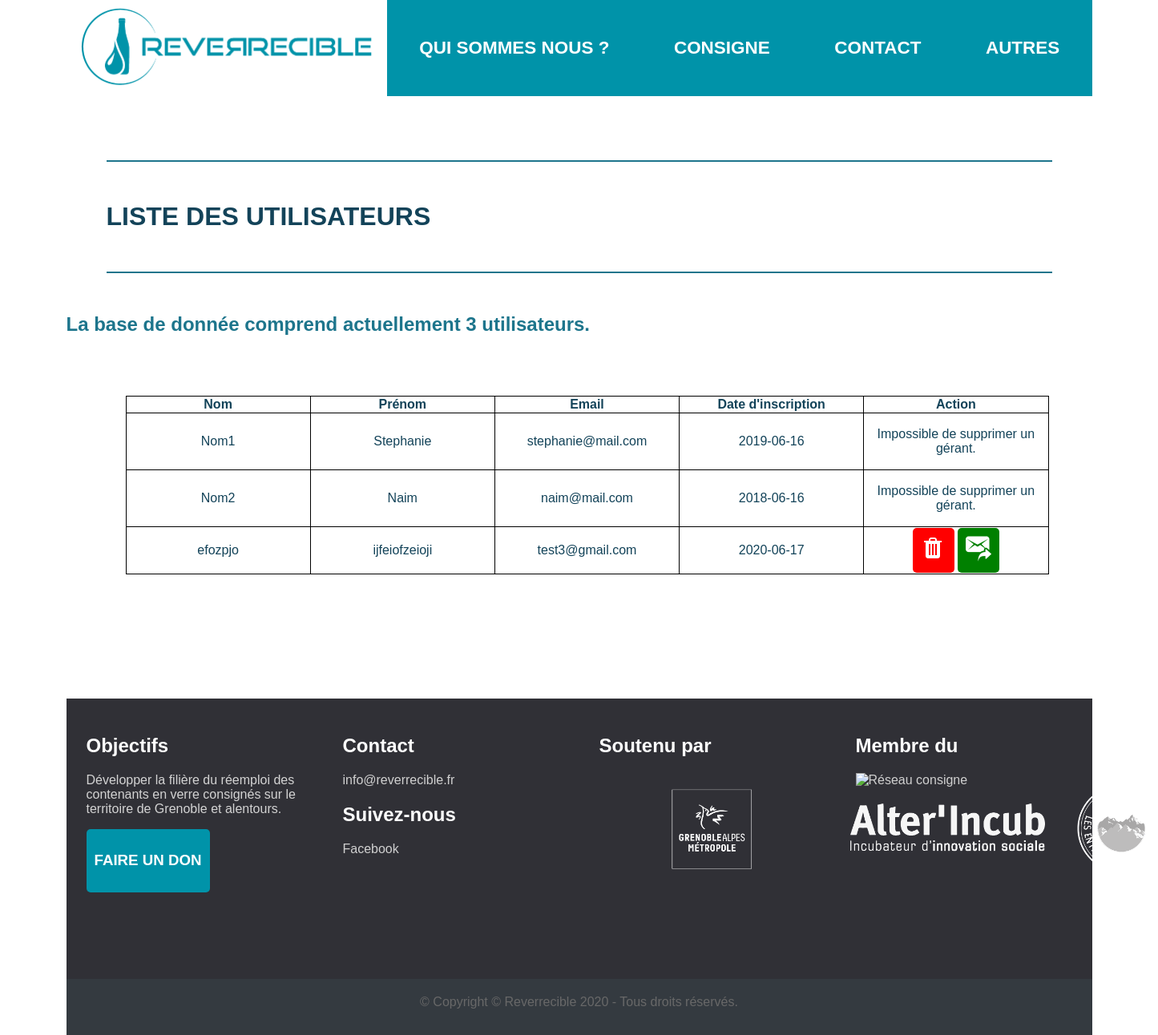
The page /Controleur/utilisateursCTRL.php (signed in) on the database its author committed.
### tables this page shows
CREATE TABLE user(
  mail VARCHAR(30) PRIMARY KEY,
  nom VARCHAR(25),
  prenom VARCHAR(25),
  mdp VARCHAR(25),
  gerant SMALLINT,
  dateinscription DATE DEFAULT(date('now'))
);

### Modele/DAO.class.php (called while the page is built, shortened)
<?php
  require_once('../Modele/User.class.php');
  class DAO {
    private $db;
    private $database = '../Modele/data/db/reverrecible.db';
    public function __construct() {
      try {
        $this->db = new PDO("sqlite:".$this->database);
      } catch (PDOException $e) {
        die("PDO Error :".$e->getMessage()." '".$this->database."'\n");
      }
    }
    public function getAllUsers(){
      $query = "SELECT * FROM user ORDER BY nom";
      $sql= $this->db->query($query);
      $utilisateurs = $sql->fetchAll(PDO::FETCH_ASSOC);
      $listeUtilisateurs = array();
      foreach ($utilisateurs as $user ) {
        array_push($listeUtilisateurs,new User($user));
      }
      return $listeUtilisateurs;
    }
  }
  ?>

### Modele/User.class.php (called while the page is built, shortened)
<?php
  class User {
    protected $nom;
    protected $prenom;
    protected $mail;
    protected $gerant;
    protected $dateinscription;
    public function getNom() {return $this->nom;}
    public function getPrenom() {return $this->prenom;}
    public function getEMail() {return $this->mail;}
    public function getGerant() {return $this->gerant;}
    public function getDateInscription() {return $this->dateinscription;}
  }
  ?>

### Vues/utilisateurs.php (the view, shortened to what this page needs)
<!DOCTYPE html>
<html lang="fr" dir="ltr">
  <head>
    <link rel="stylesheet" href="../Vues/Style/main.css">
  </head>
  <body>
    <header>
      <nav>
      <ul>
        <li id="logoMenu"><a href="mainCTRL.php"><img src="../Vues/Style/Logo.png" alt="logo"></a></li>
        <li><a href="quisommesnousCTRL.php"><h3>QUI SOMMES NOUS ?</h3></a></li>
        <li><a href="consigneCTRL.php"><h3>CONSIGNE</h3></a></li>
        <li><a href="contactCTRL.php"><h3>CONTACT</h3></a></li>
        <li class="dropdown">
          <a href="javascript:void(0)" class="dropbtn"><h3>AUTRES</h3></a>
        </li>
      </ul>
    </nav>
    <div class="separateurTop"></div>
    </header>
    <h1>LISTE DES UTILISATEURS</h1>
    <div class="separateur"></div>
    <?php if ($users != null) {?>
    <h2>La base de donnée comprend actuellement <?= count($users) ?> utilisateurs.</h2>
    <article class="sousArticle">
    <table>
    <tr>
      <th>Nom</th>
      <th>Prénom</th>
      <th>Email</th>
      <th>Date d'inscription</th>
      <th>Action</th>
    </tr>
  <?php } else {?>
    <p style="color : red">Aucune demande de point disponible.</p>
  <?php } ?>
    <?php foreach ($users as $user) { ?>
      <tr>
                <?php
                $nom = $user->getNom();
                $prenom = $user->getPrenom();
                $mail = $user->getEMail();
                $date = $user->getDateInscription();
                 ?>
                <td><?=$nom?></td>
                <td><?=$prenom?></td>
                <td><?=$mail?></td>
                <td><?=$date?></td>
                <?php if ($user->getGerant() != 1) {?>
                <td><a class="bouton" style="background-color: red;" href="supprimerUtilisateurCTRL.php?utilisateur=<?=$mail?>">
                  <img style="max-width:32px; max-height:32px;" src="../Vues/Style/icons8-supprimer-32.png" alt="supprimer"></a>
                <a class="bouton" style="background-color: green;" href="mailto:<?=$mail?>">
                    <img style="max-width:32px; max-height:32px;" src="../Vues/Style/forward-32.png" alt="supprimer"></a></td>
              <?php } else {?>
                <td><p>Impossible de supprimer un gérant.</p></td>
              <?php }}?>
      </tr>
      </table>
    </article>
    <?php require_once('footer.php'); ?>
  </body>
</html>

### Vues/Style/main.css (style rules this page uses)
body { max-width: 1280px; padding: 0px; margin: auto; font-family: Tahoma, Geneva, sans-serif; color: #134359; }
.separateurTop { margin-top: 200px; margin-bottom: 50px; margin-left: 50px; margin-right: 50px; border-bottom: 2px solid #1d758c; }
.separateur { margin: 50px; border-bottom: 2px solid #1d758c; }
h1 { margin-left: 50px; color: #134359; }
h2 { color: #1d758c; }
article { padding: 20px; padding-left: 50px; padding-right: 50px; display: flex; flex-direction: row; align-items: center; }
.sousArticle { display: flex; flex-direction: column; justify-content: flex-start; width: 100%; margin: 5px; padding: 5px; border-radius: 5px; }
img { width: 100%; height: 100%; }
nav { max-width: 1280px; max-height: 120px; width: 100%; position: fixed; top: 0px; }
nav ul, .profile ul { max-height: 120px; display:flex; flex-direction:row; list-style-type: none; margin: 0px; padding: 0px; background-color: #0093a9; }
nav li, .profile li { flex: auto; max-height:120px; font-size: 1.2em; display: flex; align-items: center; justify-content: center; }
a { color: white; text-align: center; text-decoration: none; display: inline-block; }
.bouton { padding: 10px; border-radius: 5px; border: none; background-color: #0093a9; }
.bouton, .bouton > h2 { color: white; }
#logoMenu { background-color: white; width: 25%; }
nav img { max-width: 100%; max-height:120px; }
header img { margin-left: auto; margin-right: auto; width: 100%; }
table { border-collapse:collapse; width:90%; margin-bottom: 50px; margin-top: 50px; }
th, td { border:1px solid black; width:20%; }
td { text-align:center; }

### rows shown on the page
user: nom "Nom1", prenom "Stephanie", mail "stephanie@mail.com", dateinscription "2019-06-16", gerant "Impossible de supprimer un gérant."
user: nom "Nom2", prenom "Naim", mail "naim@mail.com", dateinscription "2018-06-16", gerant "Impossible de supprimer un gérant."
user: nom "efozpjo", prenom "ijfeiofzeioji", mail "test3@gmail.com", dateinscription "2020-06-17", gerant 0 (drawn)

### other values the page prints
count($users) "3"
